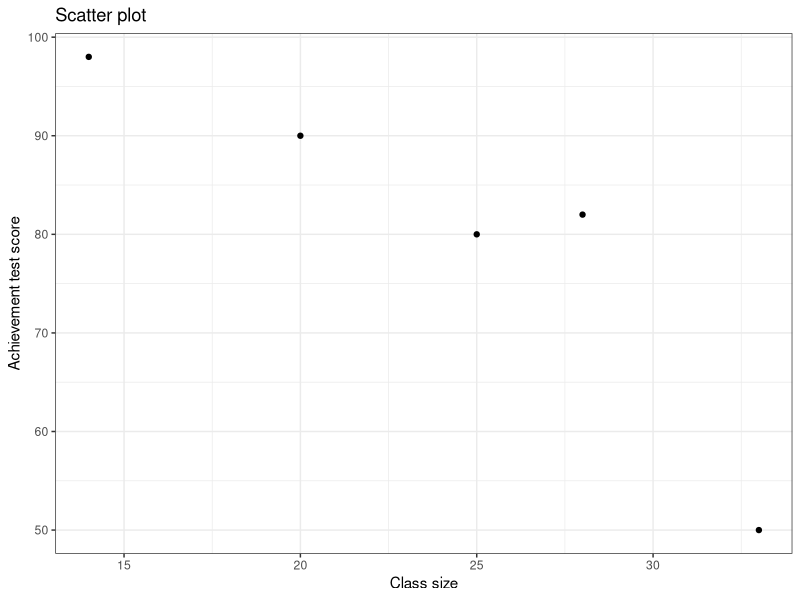

The R script that drew this image:
                                    # Page no. : 477 - 478

# Worked out examples 1

Elementry_School <- c("Main Street", "Casat", "Lakeland", "Shady Grove", "Jefferson")
Class_size <- c(25, 14, 33, 28, 20)
Achievement <- c(80, 98, 50, 82, 90)

DF <- data.frame(Elementry_School, Class_size, Achievement)
View(DF)

# Install Library if not install

# install.packages("ggplot2")

# Import Library

library(ggplot2)

ggplot(DF, aes(x = Class_size, y = Achievement)) + geom_point() + 
  labs(title = "Scatter plot", x = "Class size", y = "Achievement test score") +
  theme_bw()
